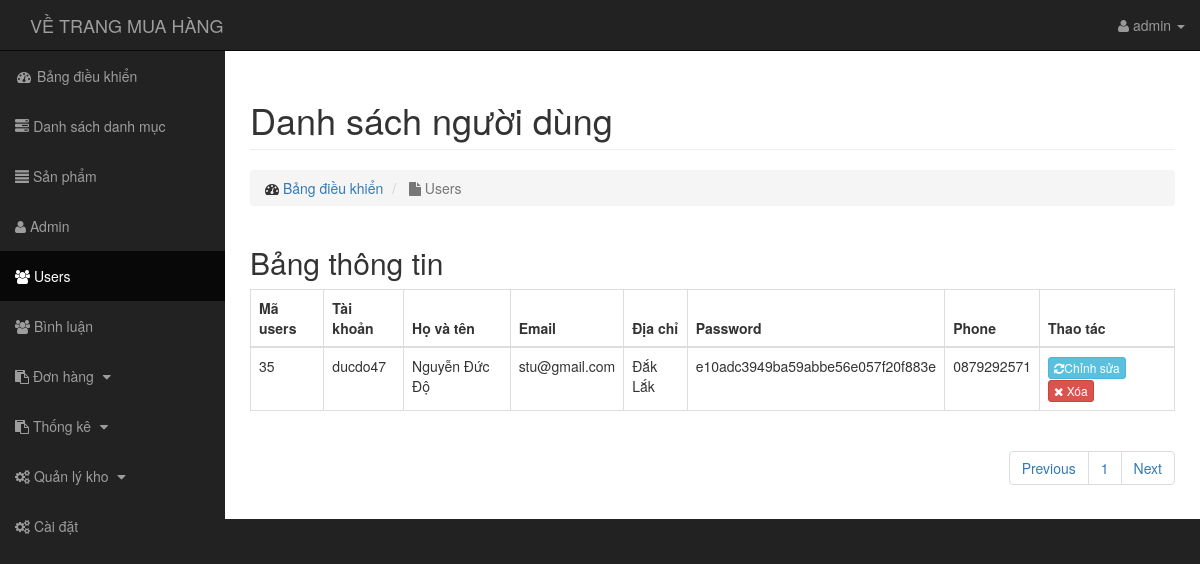
The page /admin/modules/users/index.php (signed in) on the database its author committed.
### tables this page shows
CREATE TABLE `users` (
  `id` int(11) NOT NULL,
  `name` varchar(255) NOT NULL,
  `account` varchar(255) NOT NULL,
  `email` varchar(255) NOT NULL,
  `phone` varchar(10) NOT NULL,
  `address` varchar(255) NOT NULL,
  `level` int(255) NOT NULL DEFAULT '0',
  `password` varchar(255) NOT NULL,
  `avatar` varchar(255) NOT NULL,
  `status` tinyint(4) NOT NULL DEFAULT '1',
  `token` varchar(50) NOT NULL,
  `create_at` timestamp NOT NULL DEFAULT CURRENT_TIMESTAMP,
  `update_at` timestamp NOT NULL DEFAULT CURRENT_TIMESTAMP ON UPDATE CURRENT_TIMESTAMP
);

### admin/autoload/dtbase.php (called while the page is built, shortened)
<?php
    class Database
    {
        public $link;
        public function __construct()
        {
            $this->link = mysqli_connect("localhost","root","","banhang") or die ();
            mysqli_set_charset($this->link,"utf8");
        }
        public function countTable($table)
        {
            $sql = "SELECT id FROM  {$table}";
            $result = mysqli_query($this->link, $sql) or die("Lỗi Truy Vấn countTable----" .mysqli_error($this->link));
            $num = mysqli_num_rows($result);
            return $num;
        }
         public function fetchAll($table)
        {
            $sql = "SELECT * FROM {$table} WHERE 1" ;
            $result = mysqli_query($this->link,$sql) or die("Lỗi Truy Vấn fetchAll " .mysqli_error($this->link));
            $data = [];
            if( $result)
            {
                while ($num = mysqli_fetch_assoc($result))
                {
                    $data[] = $num;
                }
            }
            return $data;
        }
         public  function fetchJone($table,$sql ,$page = 0,$row ,$pagi = false )
        {
            $data = [];
            if ($pagi == true )
            {
                $total = $this->countTable($table);
                $sotrang = ceil($total / $row);
                $start = ($page - 1 ) * $row ;
                $sql .= " LIMIT $start,$row";
                $data = [ "page" => $sotrang];
                $result = mysqli_query($this->link,$sql) or die("Lỗi truy vấn fetchJone ---- " .mysqli_error($this->link));
            }
            else
            {
                $result = mysqli_query($this->link,$sql) or die("Lỗi truy vấn fetchJone ---- " .mysqli_error($this->link));
            }
            if( $result)
            {
                while ($num = mysqli_fetch_assoc($result))
                {
                    $data[] = $num;
                }
            }
            return $data;
        }
    }
?>

### admin/autoload/autoload.php (called while the page is built, shortened)
<?php
    include_once'dtbase.php';
        $db = new Database;
     ?>

### admin/modules/users/index.php (the view, shortened to what this page needs)
<?php include_once'../../autoload/autoload.php';
    $admin = $db->fetchAll("users");
    $sql=" SELECT * FROM users ORDER BY id DESC ";
    if(isset($_GET['page']))
    {
        $p=$_GET['page'];
    }
    else{
        $p=1;
    }
    $admin=$db->fetchJone('users',$sql,$p,10,true);
    $sotrang = $admin['page'];
    unset($admin['page']);
    ?>
<?php include_once'../../../layouts/header.php'?>
<div class="row">
    <div class="col-lg-12">
        <h1 class="page-header">
            Danh sách người dùng
        </h1>
        <ol class="breadcrumb">
            <li>
                <i class="fa fa-dashboard"></i>  <a href="../../index.php"> Bảng điều khiển</a>
            </li>
            <li class="active">
                <i class="fa fa-file"></i> Users
            </li>
        </ol>
    </div>
</div>
<div class="row">
    <div class="col-md-12">
        <h2>Bảng thông tin</h2>
        <div class="table-responsive">
            <table class="table table-bordered table-hover">
                <thead>
                    <tr>
                        <th>Mã users</th>
                        <th>Tài khoản</th>
                        <th>Họ và tên</th>
                        <th>Email</th>
                        <th>Địa chỉ</th>
                        <th>Password</th>
                        <th>Phone</th>
                        <th>Thao tác</th>
                    </tr>
                </thead>
                <tbody>
                    <?php
                        foreach ($admin as $row) {
                           ?>
                    <tr>
                        <td><?php echo $row['id'];?></td>
                        <td><?php echo $row['name'];?></td>
                        <td><?php echo $row['account'];?></td>
                        <td><?php echo $row['email'];?></td>
                        <td><?php echo $row['address'];?></td>
                        <td><?php echo $row['password'];?></td>
                        <td><?php echo $row['phone'];?></td>
                        <td>
                            <a href="edit.php?id=<?php echo $row['id'];?>" class="btn btn-xs btn-info" href="edit.php?id=<?php echo $row['id'];?>"><i class="fa fa-refresh" style="color: #fff;"></i>Chỉnh sửa</a>
                            <a class="btn btn-xs btn-danger" href="delete.php?id=<?php echo $row['id'];?>" onclick="return confirm('Bạn thực sự muốn xóa nó?');"><i class="fa fa-remove" style="color: #fff;"></i> Xóa</a>
                        </td>
                    </tr>
                    <?php } ?>
                </tbody>
            </table>
            <div class="pull-right">
                <nav aria-label="page navigation">
                    <ul class="pagination">
                        <li class="page-item">
                            <a class="page-link" href="?page=<?php echo $p-1==0?1:$p-1 ?>" tabindex="-1">Previous</a>
                        </li>
                        <?php for ($i=1; $i <=$sotrang ; $i++):  ?>
                        <li class="<?php ($p==$i)?$active:'' ?>"><a class="" href="?page=<?php echo $i ?>"><?php echo $i ?></a></li>
                        <?php endfor ?>
                        <li class="page-item">
                            <a class="page-link" href="?page=<?php echo $p+1<$i?$p+1:$p ?>">Next</a>
                        </li>
                    </ul>
                </nav>
            </div>
        </div>
    </div>
</div>
<?php include_once'../../../layouts/footer.php'?>

### public/admin/css/sb-admin.css (style rules this page uses)
body { margin-top: 100px; background-color: #222; }
@media (min-width:768px) { body { margin-top: 50px; } }

### rows shown on the page
users: id "35", name "ducdo47", account "Nguyễn Đức Độ", email "stu@gmail.com", address "Đắk Lắk", password "e10adc3949ba59abbe56e057f20f883e", phone "0879292571"

### other values the page prints
$_SESSION['admin_user'] "admin"
